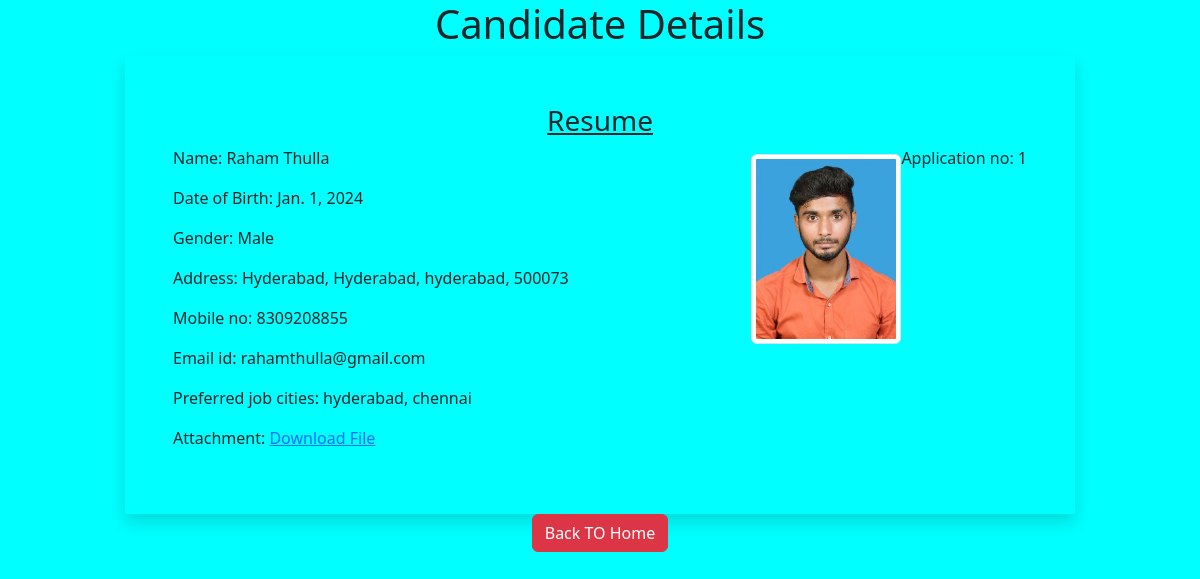
The page /1 on the database its author committed.
### ResumeUploaderapp/models.py (models this page shows)
class Resume(models.Model):
    name = models.CharField(max_length=50)
    dob = models.DateField()
    gender = models.CharField(max_length=50)
    locality = models.CharField(max_length=50)
    city = models.CharField(max_length=50)
    pin = models.PositiveIntegerField()
    state = models.CharField(max_length=50, choices=STATE_CHOICES)
    mobile = models.PositiveIntegerField()
    email = models.EmailField()
    job_city = models.CharField(max_length=50)
    profile_image = models.ImageField(upload_to='profileimg', blank=True)
    my_file = models.FileField(upload_to='doc', blank=True)

### ResumeUploaderapp/views.py (the view)
# urls.py: path('<int:pk>', views.CandidateView.as_view(), name='candidate'),
class CandidateView(View):
    def get(self, request, pk):
        candidate = Resume.objects.get(pk=pk)
        return render(request, 'candidate.html', {'candidate': candidate})

### ResumeUploaderapp/templatetags/myfilter.py (called while the page is built)
@register.filter(name='remove_special')
def remove_chars(value, arg):
    for character in arg:
        value = value.replace(character, "")
    return value

### templates/candidate.html (shortened to what this page needs)
<!DOCTYPE html>
{% load myfilter %}
<html lang="en">
<head>
    <link href="https://cdn.jsdelivr.net/npm/bootstrap@5.3.3/dist/css/bootstrap.min.css" rel="stylesheet">
</head>
<body style="background-color: aqua">
<div class="container">
    <h1 class="alert-danger text-center">Candidate Details</h1>
    <div class="row">
        <div class="col-sm-10 shadow p-5 offset-sm-1">
            <h3 class="text-center"><u>Resume</u></h3>
            <p class="float-end">Application no: {{ candidate.id }}</p>
            <img src="{{ candidate.profile_image.url }}" alt="" class="img-fluid img-thumbnail float-end mt-2" width="150" height="150">
            <p>Name: {{ candidate.name }}</p>
            <p>Date of Birth: {{ candidate.dob }}</p>
            <p>Gender: {{ candidate.gender }}</p>
            <p>Address: {{ candidate.locality }}, {{ candidate.city }}, {{ candidate.state }}, {{ candidate.pin }}</p>
            <p>Mobile no: {{ candidate.mobile }}</p>
            <p>Email id: {{ candidate.email }}</p>
            <p>Preferred job cities: {{ candidate.job_city|remove_special:"[]'" }}</p>
            <p>Attachment: <a href="{{ candidate.my_file.url }}">Download File</a></p>
        </div>
        <div class="text-center">
            <a href="/" class="btn btn-danger">Back TO Home</a>
        </div>
    </div>
</div>
</body>
</html>

### rows shown on the page
Resume: id "1", profile_image (picture), name "Raham Thulla", dob "Jan. 1, 2024", gender "Male", locality "Hyderabad", city "Hyderabad", state "hyderabad", pin "500073", mobile "8309208855", email "rahamthulla@gmail.com", job_city|remove_special "hyderabad, chennai"
